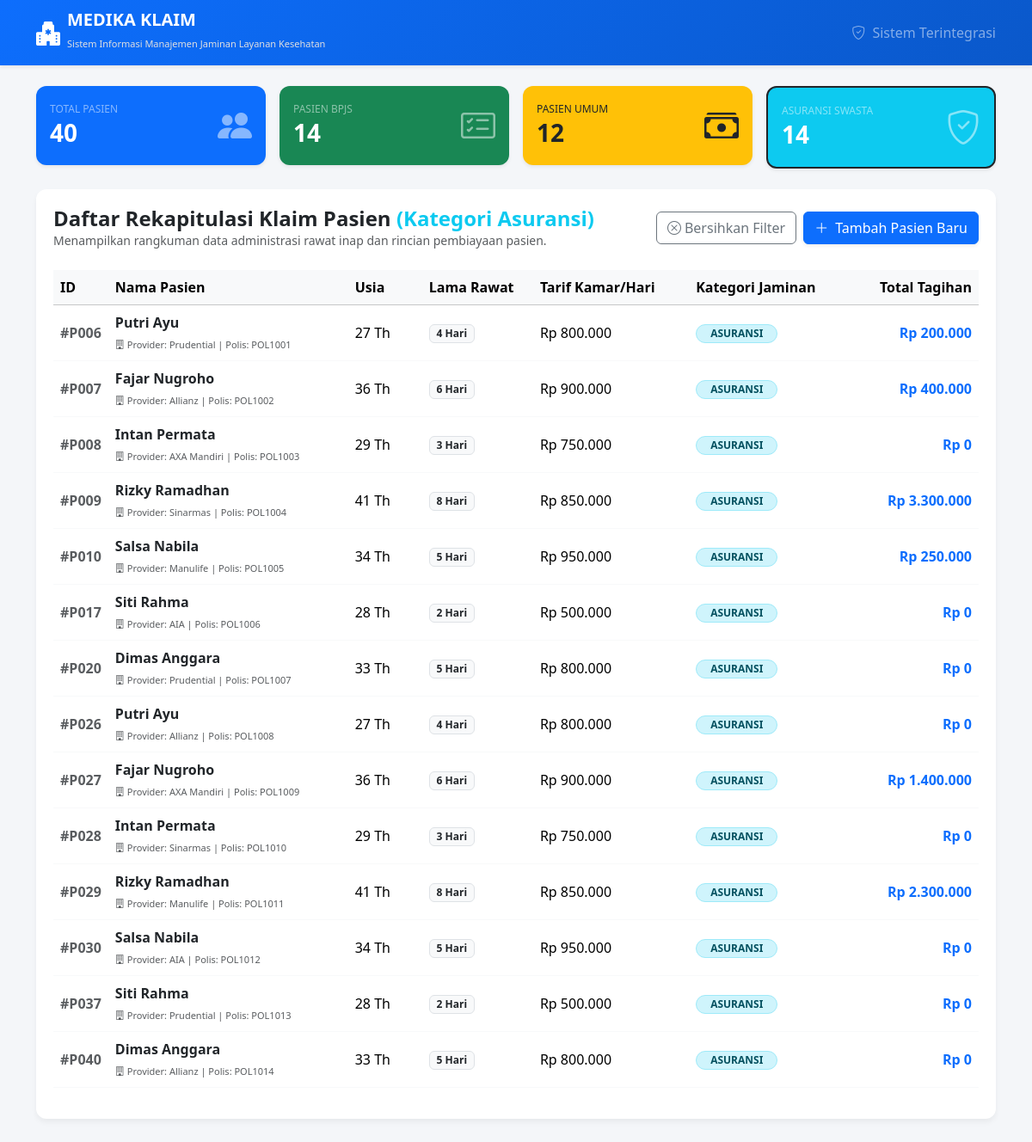
Screenshot of /Dashboard/index.php?filter=asuransi with the database file from the repository.
### tables this page shows
CREATE TABLE `pasien_asuransi` (
  `id_asuransi` varchar(10) NOT NULL,
  `id_pasien` varchar(10) NOT NULL,
  `nama_provider` varchar(100) NOT NULL,
  `nomor_polis` varchar(50) NOT NULL,
  `limit_cover` decimal(15,2) NOT NULL
);

CREATE TABLE `pasien` (
  `id_pasien` varchar(10) NOT NULL,
  `nama` varchar(100) NOT NULL,
  `usia` int NOT NULL,
  `lama_rawat` int NOT NULL,
  `biaya_kamar_per_hari` decimal(15,2) NOT NULL,
  `jenis_pasien` enum('BPJS','ASURANSI','UMUM') NOT NULL
);

### koneksi.php (called while the page is built, shortened)
<?php
class Koneksi
{
    public function __construct()
    {
        $this->conn = new mysqli(
            "localhost",
            "root",
            "",
            "dbrumahsakit"
        );
    }
}

### Dashboard/pasien_RumahSakit.php (called while the page is built, shortened)
<?php
require_once __DIR__ . DIRECTORY_SEPARATOR . '..' . DIRECTORY_SEPARATOR . 'Koneksi.php';
require_once __DIR__ . DIRECTORY_SEPARATOR . '..' . DIRECTORY_SEPARATOR . 'models' . DIRECTORY_SEPARATOR . 'pasien.php';
require_once __DIR__ . DIRECTORY_SEPARATOR . '..' . DIRECTORY_SEPARATOR . 'models' . DIRECTORY_SEPARATOR . 'pasienasuransiswasta.php';
class PasienController extends Koneksi
{
    public function tampilkanSemuaPasien()
    {
        $daftarPasien = [];
        $queryBPJS = "SELECT p.*, b.nomor_pbi, b.faskes_asal, b.kelas_kamar
                      FROM pasien p
                      JOIN pasien_bpjs b ON p.id_pasien = b.id_pasien";
        $result = $this->conn->query($queryBPJS);
        if ($result) {
            while ($row = $result->fetch_assoc()) {
                $daftarPasien[] = new PasienBPJS(
                    $row['id_pasien'], $row['nama'], $row['usia'],
                    $row['lama_rawat'], $row['biaya_kamar_per_hari'],
                    $row['nomor_pbi'], $row['faskes_asal'], $row['kelas_kamar']
                );
            }
        }
        $queryAsuransi = "SELECT p.*, a.nama_provider, a.nomor_polis, a.limit_cover
                          FROM pasien p
                          JOIN pasien_asuransi a ON p.id_pasien = a.id_pasien";
        $result = $this->conn->query($queryAsuransi);
        if ($result) {
            while ($row = $result->fetch_assoc()) {
                $daftarPasien[] = new PasienAsuransiSwasta(
                    $row['id_pasien'], $row['nama'], $row['usia'],
                    $row['lama_rawat'], $row['biaya_kamar_per_hari'],
                    $row['nama_provider'], $row['nomor_polis'], $row['limit_cover']
                );
            }
        }
        $queryUmum = "SELECT p.*, u.nik, u.metode_pembayaran
                      FROM pasien p
                      JOIN pasien_umum u ON p.id_pasien = u.id_pasien";
        $result = $this->conn->query($queryUmum);
        if ($result) {
            while ($row = $result->fetch_assoc()) {
                $daftarPasien[] = new PasienUmum(
                    $row['id_pasien'], $row['nama'], $row['usia'],
                    $row['lama_rawat'], $row['biaya_kamar_per_hari'],
                    $row['nik'], $row['metode_pembayaran']
                );
            }
        }
        return $daftarPasien;
    }
}

### models/pasien.php (called while the page is built, shortened)
<?php
abstract class Pasien
{
    protected $idPasien;
    protected $nama;
    protected $usia;
    protected $lamaRawat;
    protected $biayaKamarPerHari;
    protected $jenisPasien;
    public function __construct($idPasien, $nama, $usia, $lamaRawat, $biayaKamarPerHari, $jenisPasien = null)
    {
        $this->idPasien = $idPasien;
        $this->nama = $nama;
        $this->usia = $usia;
        $this->lamaRawat = $lamaRawat;
        $this->biayaKamarPerHari = $biayaKamarPerHari;
        $this->jenisPasien = $jenisPasien;
    }
    public function getIdPasien()
    {
        return $this->idPasien;
    }
    public function getNama()
    {
        return $this->nama;
    }
    public function getUsia()
    {
        return $this->usia;
    }
    public function getLamaRawat()
    {
        return $this->lamaRawat;
    }
    public function getBiayaKamarPerHari()
    {
        return $this->biayaKamarPerHari;
    }
    public function getJenisPasien()
    {
        return $this->jenisPasien;
    }
    public function hitungBiayaDasar()
    {
        return $this->lamaRawat * $this->biayaKamarPerHari;
    }
}

### models/pasienasuransiswasta.php (called while the page is built, shortened)
<?php
require_once __DIR__ . 'Pasien.php';
class PasienAsuransiSwasta extends Pasien
{
    private $namaProvider;
    private $nomorPolis;
    private $limitCover;
    public function __construct(
        $idPasien,
        $nama,
        $usia,
        $lamaRawat,
        $biayaKamarPerHari,
        $namaProvider,
        $nomorPolis,
        $limitCover
    ) {
        $this->namaProvider = $namaProvider;
        $this->nomorPolis = $nomorPolis;
        $this->limitCover = $limitCover;
    }
    public function getNamaProvider()
    {
        return $this->namaProvider;
    }
    public function getNomorPolis()
    {
        return $this->nomorPolis;
    }
    public function hitungTotalBiaya()
    {
        $biayaDasar = $this->hitungBiayaDasar();
        if ($biayaDasar > $this->limitCover) {
            return $biayaDasar - $this->limitCover;
        }
        return 0;
    }
}

### Dashboard/index.php (the view, shortened to what this page needs)
<?php
require_once __DIR__ . DIRECTORY_SEPARATOR . 'pasien_RumahSakit.php';
$controller = new PasienController();
$semuaPasienKlaim = $controller->tampilkanSemuaPasien();
$totalPasien = count($semuaPasienKlaim);
$totalBPJS = 0;
$totalUmum = 0;
$totalAsuransi = 0;
foreach ($semuaPasienKlaim as $p) {
    if ($p->getJenisPasien() === "BPJS") $totalBPJS++;
    if ($p->getJenisPasien() === "Umum") $totalUmum++;
    if ($p->getJenisPasien() === "Asuransi Swasta") $totalAsuransi++;
}
$filter = isset($_GET['filter']) ? $_GET['filter'] : 'all';
$daftarPasien = [];
if ($filter === 'bpjs') {
    foreach ($semuaPasienKlaim as $p) {
        if ($p->getJenisPasien() === "BPJS") $daftarPasien[] = $p;
    }
} elseif ($filter === 'umum') {
    foreach ($semuaPasienKlaim as $p) {
        if ($p->getJenisPasien() === "Umum") $daftarPasien[] = $p;
    }
} elseif ($filter === 'asuransi') {
    foreach ($semuaPasienKlaim as $p) {
        if ($p->getJenisPasien() === "Asuransi Swasta") $daftarPasien[] = $p;
    }
} else {
    $daftarPasien = $semuaPasienKlaim;
}
?>
<!DOCTYPE html>
<html lang="id">
<head>
    <link href="https://cdn.jsdelivr.net/npm/bootstrap@5.3.2/dist/css/bootstrap.min.css" rel="stylesheet">
    <link href="https://cdn.jsdelivr.net/npm/bootstrap-icons@1.11.1/font/bootstrap-icons.css" rel="stylesheet">
</head>
<body>
    <nav class="navbar navbar-dark navbar-custom shadow-sm mb-4">
        <div class="container">
            <a class="navbar-brand d-flex align-items-center" href="index.php">
                <i class="bi bi-hospital-fill me-2 fs-3"></i>
                <div>
                    <span class="fw-bold d-block lh-1">MEDIKA KLAIM</span>
                    <small style="font-size: 11px; color: #e0e0e0;">Sistem Informasi Manajemen Jaminan Layanan Kesehatan</small>
                </div>
            </a>
            <span class="navbar-text text-white-50 d-none d-sm-inline">
                <i class="bi bi-shield-check me-1"></i> Sistem Terintegrasi
            </span>
        </div>
    </nav>
    <div class="container mb-5">
        <div class="row g-3 mb-4">
            <div class="col-6 col-lg-3">
                <a href="index.php?filter=all" class="card card-stat bg-primary text-white shadow-sm <?php echo $filter === 'all' ? 'border border-2 border-dark' : ''; ?>">
                    <div class="card-body d-flex align-items-center justify-content-between">
                        <div>
                            <h6 class="text-white-50 text-uppercase mb-1" style="font-size: 12px;">Total Pasien</h6>
                            <h3 class="fw-bold mb-0"><?php echo $totalPasien; ?></h3>
                        </div>
                        <i class="bi bi-people-fill fs-1 text-white-50"></i>
                    </div>
                </a>
            </div>
            <div class="col-6 col-lg-3">
                <a href="index.php?filter=bpjs" class="card card-stat bg-success text-white shadow-sm <?php echo $filter === 'bpjs' ? 'border border-2 border-dark' : ''; ?>">
                    <div class="card-body d-flex align-items-center justify-content-between">
                        <div>
                            <h6 class="text-white-50 text-uppercase mb-1" style="font-size: 12px;">Pasien BPJS</h6>
                            <h3 class="fw-bold mb-0"><?php echo $totalBPJS; ?></h3>
                        </div>
                        <i class="bi bi-card-checklist fs-1 text-white-50"></i>
                    </div>
                </a>
            </div>
            <div class="col-6 col-lg-3">
                <a href="index.php?filter=umum" class="card card-stat bg-warning text-dark shadow-sm <?php echo $filter === 'umum' ? 'border border-2 border-dark' : ''; ?>">
                    <div class="card-body d-flex align-items-center justify-content-between">
                        <div>
                            <h6 class="text-dark-50 text-uppercase mb-1" style="font-size: 12px;">Pasien Umum</h6>
                            <h3 class="fw-bold mb-0"><?php echo $totalUmum; ?></h3>
                        </div>
                        <i class="bi bi-cash-stack fs-1 text-dark-50"></i>
                    </div>
                </a>
            </div>
            <div class="col-6 col-lg-3">
                <a href="index.php?filter=asuransi" class="card card-stat bg-info text-white shadow-sm <?php echo $filter === 'asuransi' ? 'border border-2 border-dark' : ''; ?>">
                    <div class="card-body d-flex align-items-center justify-content-between">
                        <div>
                            <h6 class="text-white-50 text-uppercase mb-1" style="font-size: 12px;">Asuransi Swasta</h6>
                            <h3 class="fw-bold mb-0"><?php echo $totalAsuransi; ?></h3>
                        </div>
                        <i class="bi bi-shield-check fs-1 text-white-50"></i>
                    </div>
                </a>
            </div>
        </div>
        <div class="table-container">
            <div class="d-flex flex-column flex-md-row justify-content-between align-items-md-center gap-3 mb-4">
                <div>
                    <h4 class="fw-bold text-dark m-0">
                        Daftar Rekapitulasi Klaim Pasien
                        <?php
                            if($filter === 'bpjs') echo '<span class="text-success">(Kategori BPJS)</span>';
                            elseif($filter === 'umum') echo '<span class="text-warning-emphasis">(Kategori Umum)</span>';
                            elseif($filter === 'asuransi') echo '<span class="text-info">(Kategori Asuransi)</span>';
                        ?>
                    </h4>
                    <p class="text-muted small m-0">Menampilkan rangkuman data administrasi rawat inap dan rincian pembiayaan pasien.</p>
                </div>
                <div class="d-flex gap-2">
                    <?php if ($filter !== 'all'): ?>
                        <a href="index.php?filter=all" class="btn btn-outline-secondary d-flex align-items-center gap-1">
                            <i class="bi bi-x-circle"></i> Bersihkan Filter
                        </a>
                    <?php endif; ?>
                    <button type="button" class="btn btn-primary d-flex align-items-center gap-2 shadow-sm" data-bs-toggle="modal" data-bs-target="#modalTambahPasien">
                        <i class="bi bi-plus-lg"></i> Tambah Pasien Baru
                    </button>
                </div>
            </div>
            <div class="table-responsive">
                <table class="table table-hover align-middle border-light">
                    <thead class="table-light text-secondary">
                        <tr>
                            <th width="5%">ID</th>
                            <th>Nama Pasien</th>
                            <th width="8%">Usia</th>
                            <th width="12%">Lama Rawat</th>
                            <th>Tarif Kamar/Hari</th>
                            <th>Kategori Jaminan</th>
                            <th class="text-end">Total Tagihan</th>
                        </tr>
                    </thead>
                    <tbody>
                        <?php if (empty($daftarPasien)): ?>
                            <tr>
                                <td colspan="7" class="text-center text-muted py-5">
                                    <i class="bi bi-folder-x fs-1 d-block mb-2"></i> Tidak ada data pasien untuk kategori ini.
                                </td>
                            </tr>
                        <?php else: ?>
                            <?php foreach ($daftarPasien as $p): ?>
                                <tr>
                                    <td class="text-muted fw-bold">#<?php echo $p->getIdPasien(); ?></td>
                                    <td>
                                        <span class="d-block fw-bold text-dark"><?php echo htmlspecialchars($p->getNama()); ?></span>
                                        <small class="text-muted" style="font-size: 11px;">
                                            <?php
                                                if ($p instanceof PasienBPJS) {
                                                    echo "<i class='bi bi-info-circle'></i> Faskes: " . htmlspecialchars($p->getFaskesAsal()) . " | " . htmlspecialchars($p->getKelasKamar());
                                                } elseif ($p instanceof PasienUmum) {
                                                    echo "<i class='bi bi-person-vcard'></i> NIK: " . htmlspecialchars($p->getNik()) . " | Bayar: " . htmlspecialchars($p->getMetodePembayaran());
                                                } elseif ($p instanceof PasienAsuransiSwasta) {
                                                    echo "<i class='bi bi-building'></i> Provider: " . htmlspecialchars($p->getNamaProvider()) . " | Polis: " . htmlspecialchars($p->getNomorPolis());
                                                }
                                            ?>
                                        </small>
                                    </td>
                                    <td><?php echo $p->getUsia(); ?> Th</td>
                                    <td><span class="badge bg-light text-dark border"><?php echo $p->getLamaRawat(); ?> Hari</span></td>
                                    <td>Rp <?php echo number_format($p->getBiayaKamarPerHari(), 0, ',', '.'); ?></td>
                                    <td>
                                        <?php
                                            $jenis = $p->getJenisPasien();
                                            if ($jenis === "BPJS") echo "<span class='badge bg-success-subtle text-success border border-success-subtle rounded-pill px-3'>BPJS</span>";
                                            elseif ($jenis === "Umum") echo "<span class='badge bg-warning-subtle text-warning-emphasis border border-warning-subtle rounded-pill px-3'>UMUM</span>";
                                            else echo "<span class='badge bg-info-subtle text-info-emphasis border border-info-subtle rounded-pill px-3'>ASURANSI</span>";
                                        ?>
                                    </td>
                                    <td class="text-end fw-bold text-primary">
                                        Rp <?php echo number_format($p->hitungTotalBiaya(), 0, ',', '.'); ?>
                                    </td>
                                </tr>
                            <?php endforeach; ?>
                        <?php endif; ?>
                    </tbody>
                </table>
            </div>
        </div>
    </div>
</body>
</html>

### Dashboard/index.php (style rules this page uses)
body { background-color: #f4f6f9; font-family: 'Segoe UI', Tahoma, Geneva, Verdana, sans-serif; }
.navbar-custom { background: linear-gradient(135deg, #0d6efd, #0a58ca); }
.card-stat { border: none; border-radius: 12px; transition: transform 0.2s; cursor: pointer; text-decoration: none; display: block; }
.table-container { background: #ffffff; border-radius: 12px; padding: 20px; box-shadow: 0 4px 6px rgba(0,0,0,0.05); }

### rows the page displays
pasien_asuransi: id_pasien.id_pasien "P006", id_pasien.nama "Putri Ayu", nama_provider "Prudential", nomor_polis "POL1001", id_pasien.usia "27", id_pasien.lama_rawat "4", id_pasien.biaya_kamar_per_hari "800.000", $p->hitungTotalBiaya() "200.000"
pasien_asuransi: id_pasien.id_pasien "P007", id_pasien.nama "Fajar Nugroho", nama_provider "Allianz", nomor_polis "POL1002", id_pasien.usia "36", id_pasien.lama_rawat "6", id_pasien.biaya_kamar_per_hari "900.000", $p->hitungTotalBiaya() "400.000"
pasien_asuransi: id_pasien.id_pasien "P008", id_pasien.nama "Intan Permata", nama_provider "AXA Mandiri", nomor_polis "POL1003", id_pasien.usia "29", id_pasien.lama_rawat "3", id_pasien.biaya_kamar_per_hari "750.000", hitungTotalBiaya "0"
pasien_asuransi: id_pasien.id_pasien "P009", id_pasien.nama "Rizky Ramadhan", nama_provider "Sinarmas", nomor_polis "POL1004", id_pasien.usia "41", id_pasien.lama_rawat "8", id_pasien.biaya_kamar_per_hari "850.000", $p->hitungTotalBiaya() "3.300.000"
pasien_asuransi: id_pasien.id_pasien "P010", id_pasien.nama "Salsa Nabila", nama_provider "Manulife", nomor_polis "POL1005", id_pasien.usia "34", id_pasien.lama_rawat "5", id_pasien.biaya_kamar_per_hari "950.000", $p->hitungTotalBiaya() "250.000"
pasien_asuransi: id_pasien.id_pasien "P017", id_pasien.nama "Siti Rahma", nama_provider "AIA", nomor_polis "POL1006", id_pasien.usia "28", id_pasien.lama_rawat "2", id_pasien.biaya_kamar_per_hari "500.000", hitungTotalBiaya "0"
pasien_asuransi: id_pasien.id_pasien "P020", id_pasien.nama "Dimas Anggara", nama_provider "Prudential", nomor_polis "POL1007", id_pasien.usia "33", id_pasien.lama_rawat "5", id_pasien.biaya_kamar_per_hari "800.000", hitungTotalBiaya "0"
pasien_asuransi: id_pasien.id_pasien "P026", id_pasien.nama "Putri Ayu", nama_provider "Allianz", nomor_polis "POL1008", id_pasien.usia "27", id_pasien.lama_rawat "4", id_pasien.biaya_kamar_per_hari "800.000", hitungTotalBiaya "0"
pasien_asuransi: id_pasien.id_pasien "P027", id_pasien.nama "Fajar Nugroho", nama_provider "AXA Mandiri", nomor_polis "POL1009", id_pasien.usia "36", id_pasien.lama_rawat "6", id_pasien.biaya_kamar_per_hari "900.000", $p->hitungTotalBiaya() "1.400.000"
pasien_asuransi: id_pasien.id_pasien "P028", id_pasien.nama "Intan Permata", nama_provider "Sinarmas", nomor_polis "POL1010", id_pasien.usia "29", id_pasien.lama_rawat "3", id_pasien.biaya_kamar_per_hari "750.000", hitungTotalBiaya "0"
pasien_asuransi: id_pasien.id_pasien "P029", id_pasien.nama "Rizky Ramadhan", nama_provider "Manulife", nomor_polis "POL1011", id_pasien.usia "41", id_pasien.lama_rawat "8", id_pasien.biaya_kamar_per_hari "850.000", $p->hitungTotalBiaya() "2.300.000"
pasien_asuransi: id_pasien.id_pasien "P030", id_pasien.nama "Salsa Nabila", nama_provider "AIA", nomor_polis "POL1012", id_pasien.usia "34", id_pasien.lama_rawat "5", id_pasien.biaya_kamar_per_hari "950.000", hitungTotalBiaya "0"
pasien_asuransi: id_pasien.id_pasien "P037", id_pasien.nama "Siti Rahma", nama_provider "Prudential", nomor_polis "POL1013", id_pasien.usia "28", id_pasien.lama_rawat "2", id_pasien.biaya_kamar_per_hari "500.000", hitungTotalBiaya "0"
pasien_asuransi: id_pasien.id_pasien "P040", id_pasien.nama "Dimas Anggara", nama_provider "Allianz", nomor_polis "POL1014", id_pasien.usia "33", id_pasien.lama_rawat "5", id_pasien.biaya_kamar_per_hari "800.000", hitungTotalBiaya "0"

### other values shown
$totalPasien "40"
$totalBPJS "14"
$totalUmum "12"
$totalAsuransi "14"
